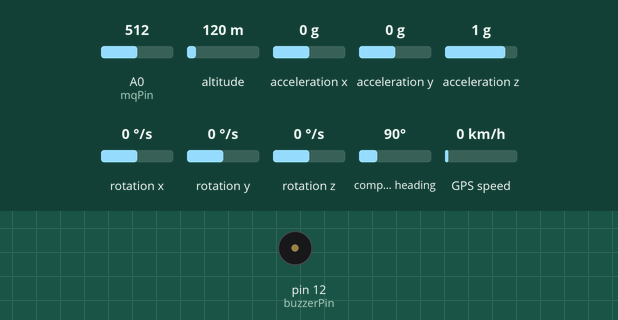
A sketch run on a simulated Arduino Uno, built with avr-gcc and run on an emulated ATmega328P. On the bench: buzzer (waves = sounding, pin HIGH). The test bench sets the inputs (shaded band); at power-on: acceleration x 0 g, A0 (mqPin) = 512, altitude 120 m, acceleration y 0 g, acceleration z 1 g, rotation x 0 °/s, rotation y 0 °/s, rotation z 0 °/s, compass heading 90°, GPS speed 0 km/h. The GPS gets a fix after 3 s at 37.7749, -122.4194 with 8 satellites; the modem accepts every AT command (registered, SIM ready, sends succeed) and sends nothing else.

Above: at 1.2 s.
1.3 s: acceleration x set to -1.4 g
At 2.3 s:
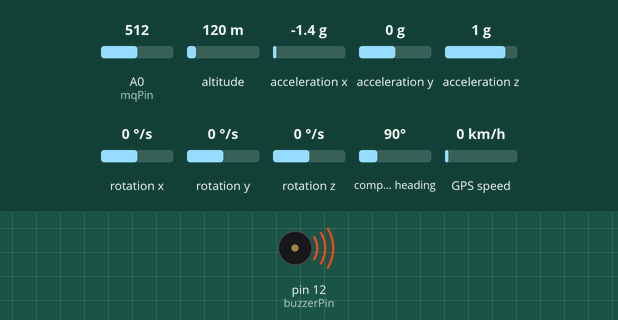
Timing chart, 0 to 4.3 s (numbered marks = the images above; inputs shaded):
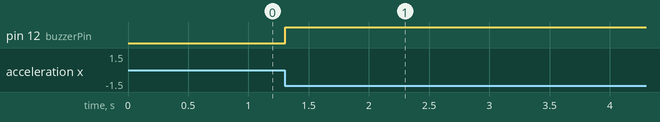

Measured:
- after the input at 1.3 s, pin 12 (buzzerPin): LOW → HIGH at once

The sketch:

ECCS_code.ino
```cpp
#include <Wire.h>
#include <MPU6050.h>
#include <TinyGPS++.h>
#include <SoftwareSerial.h>
#include <TinyGPS.h>

MPU6050 mpu;
TinyGPS gps;

const char* phoneNumber = "+359877841411"; // change this to add my emergency contact's number
const char* phoneNumber112 = "359877841411"; // change this to 112 (for the example just other phone)

const float crashThreshold = 1.0; //has to be 20-30 for actual car crash

int mqPin=A0;
int mqData;
int neoRXPin = 6;
int neoTXPin = 7;
int gsmRxPin = 11;
int gsmTxPin = 10;
int buzzerPin = 12;

SoftwareSerial gpsSerial(neoRXPin, neoTXPin);
SoftwareSerial gsmSerial(gsmRxPin, gsmTxPin);

void setup() {
  Serial.begin(9600);
  Wire.begin();
  mpu.initialize();
  pinMode(mqPin,INPUT);
  gpsSerial.begin(9600);
  gsmSerial.begin(9600);
  pinMode(buzzerPin, OUTPUT);

}

void loop() {

  int16_t ax, ay, az;
  int16_t gx, gy, gz;
  mpu.getMotion6(&ax, &ay, &az, &gx, &gy, &gz);
  float accel_x = ax / 16384.0;
  float accel_y = ay / 16384.0;
  float accel_z = az / 16384.0;
  float accel_total = sqrt(accel_x * accel_x + accel_y * accel_y + accel_z * accel_z);

  if (accel_total > crashThreshold) {
    digitalWrite(buzzerPin, HIGH);
    while (gpsSerial.available() > 0) {

      if (gps.encode(gpsSerial.read())) {
        float latitude, longitude;
        gps.f_get_position(&latitude, &longitude);

        // send the SMS with the GPS coordinates
        sendSMS(phoneNumber, "Crash detected! Location: http://maps.google.com/?q=" + String(latitude, 6) + "," + String(longitude, 6));
        // make a call to the same number
        //makeCall(phoneNumber);

        mqData = analogRead(mqPin);
        if(mqData > 280) {
            sendSMS(phoneNumber112, "Fire detected at Location: http://maps.google.com/?q=" + String(latitude, 6) + "," + String(longitude, 6));
            //makeCall(phoneNumber112);
        }

        delay(100);
      }
    }
  }
}

void sendSMS(const char* phoneNumber, const String& message) {
  gsmSerial.println("AT+CMGF=1"); // set SMS mode to text
  delay(100);
  gsmSerial.println("AT+CMGS=\"" + String(phoneNumber) + "\""); // set the phone number
  delay(100);
  gsmSerial.println(message); // set the message
  delay(100);
  gsmSerial.write(26); // send the message
}

void makeCall(const char* phoneNumber) {
  gsmSerial.println("ATD" + String(phoneNumber) + ";"); // dial the phone number
  delay(5000); // wait for 5 seconds
  gsmSerial.println("ATH"); // hang up the call
}
```
